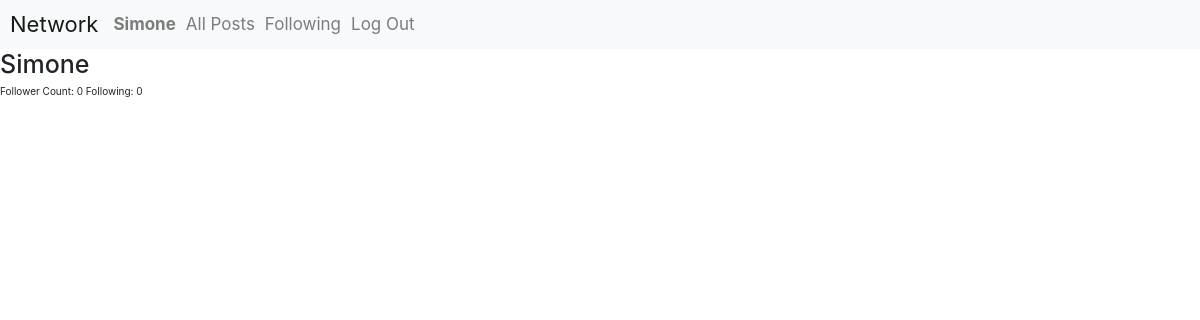
Before: /Simone (signed in) with the older database file.
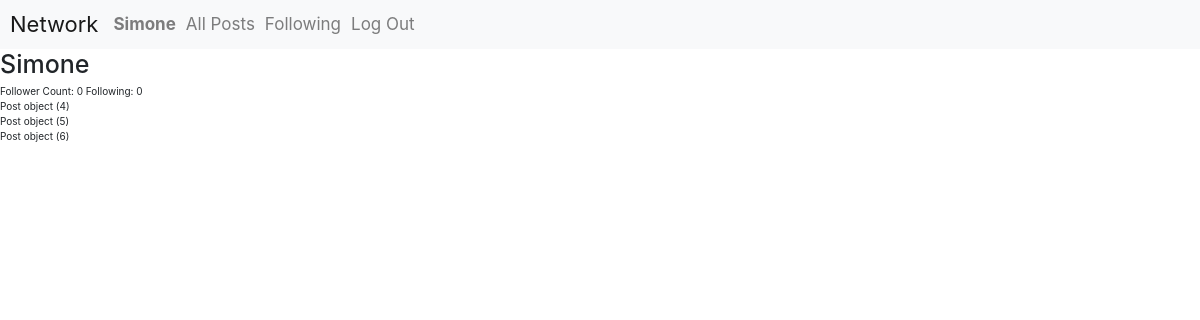
After: the same page with the newer database file.
### network/models.py (models this page shows, shortened)
class User(AbstractUser):
    followers = models.IntegerField(default=0)
    following = models.IntegerField(default=0)
    pass

class Post(models.Model):
    user = models.ForeignKey(User, on_delete=models.CASCADE, default=None)
    post_content = models.TextField(max_length=1024)
    creation_date = models.DateTimeField(auto_now_add=True)
    likes = models.IntegerField(default=0)

### network/views.py (the view)
# urls.py: path("<str:profile_username>", views.profile, name="profile")
@login_required(login_url="login")
def profile(request, profile_username):
    user = User.objects.get(username=profile_username)
    if (user != None):
        userPosts = Post.objects.filter(user=user)
        print(userPosts)
        return render(request, "network/profile.html", {
            "username": profile_username,
            "followers": user.followers,
            "following": user.following,
            "posts": userPosts
        })
    else:
        messages.error(request, "Profile not found")
        return render(request, "network/profile.html")

### network/templates/network/profile.html (shortened to what this page needs)
{% extends "network/layout.html" %}
{% load static %}
{% block body %}
    <div id="profile-page" class="page-wrapper">
        <h1> {{ username }}</h1>
        <div id="followers-following">
            <span>Follower Count: {{ followers }}</span>
            <span>Following: {{ following }}</span>
        </div>
        <div id="user-posts">
            {% for post in posts %}
            <div class="user-post">{{ post }}</div>
            {% endfor %}
        </div>
    </div>
{% endblock %}

### network/templates/network/layout.html (shortened to what this page needs)
{% load static %}
<!DOCTYPE html>
<html lang="en">
    <head>
        <link rel="stylesheet" href="https://stackpath.bootstrapcdn.com/bootstrap/4.4.1/css/bootstrap.min.css" />
        <link href="{% static 'network/css/main-rules.css' %}" rel="stylesheet" />
        <link href="{% static 'network/css/styles.css' %}" rel="stylesheet" />
    </head>
    <body>
        <nav class="navbar navbar-expand-lg navbar-light bg-light">
            <a class="navbar-brand" href="{% url 'index' %}">Network</a>
            <div>
            <ul class="navbar-nav mr-auto">
                {% if user.is_authenticated %}
                    <li class="nav-item">
                        <a id="profile-page-link" class="nav-link" href="#"><strong>{{ user.username }}</strong></a>
                    </li>
                {% endif %}
                <li class="nav-item">
                <a id="posts-page-link" class="nav-link" href="{% url 'index' %}">All Posts</a>
                </li>
                {% if user.is_authenticated %}
                    <li class="nav-item">
                        <a id="following-page-link" class="nav-link" href="#">Following</a>
                    </li>
                    <li class="nav-item">
                        <a class="nav-link" href="{% url 'logout' %}">Log Out</a>
                    </li>
                {% endif %}
            </ul>
            </div>
        </nav>
        <div class="body boxed-container margin-left-auto margin-right-auto">
            {% block body %}
            {% endblock %}
        </div>
    </body>
</html>

### network/static/network/css/main-rules.css (style rules this page uses)
:root { --window-max-width: 1440px; }
.boxed-container { width: 100%; max-width: var(--window-max-width); }
.margin-left-auto { margin-left: auto; }
.margin-right-auto { margin-right: auto; }
html { font-size: 10px; }
* { box-sizing: border-box; }
a, a:link, a:visited, a:hover, a:active { text-decoration: none; }

### network/static/network/css/styles.css (style rules this page uses)
:root { --error-color: red; --success-color: green; }
body a { font-size: 1.7rem; }
.navbar-brand { font-size: 2.2rem; }

Changed rows visible on the page:
added Post: id "Post object (4)"
added Post: id "Post object (5)"
added Post: id "Post object (6)"
